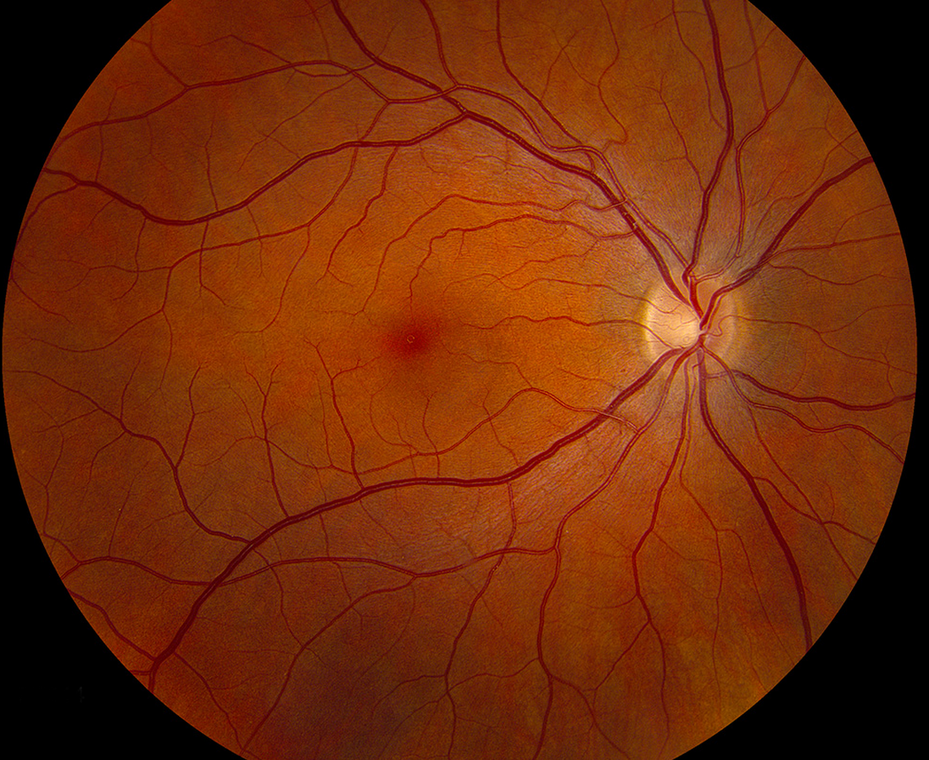
%> input picture PicsDawg/fundus3.png, 929 x 760 px, shrunk from 1096 x 896 before the run
$ octave ColorCircles.m   (GNU Octave 9; MATLAB toolbox functions it lacks are replaced by stand-ins)
%> lines starting %> are read from the running program, lines starting %| are printed output that depends on the picture; in (x1, y1, x2, y2) boxes, pixels count from 0 and x2, y2 are one past the last pixel; in counts of white or black regions, pixels touching at a corner belong together; the program's own positions count from 1
figure,
img = imread('fundus3.png');
%> img is the input picture: size 760x929x3 uint8; mean R, G, B 112.5, 43.7, 9.8
imshow(img);
gray = rgb2gray(img);
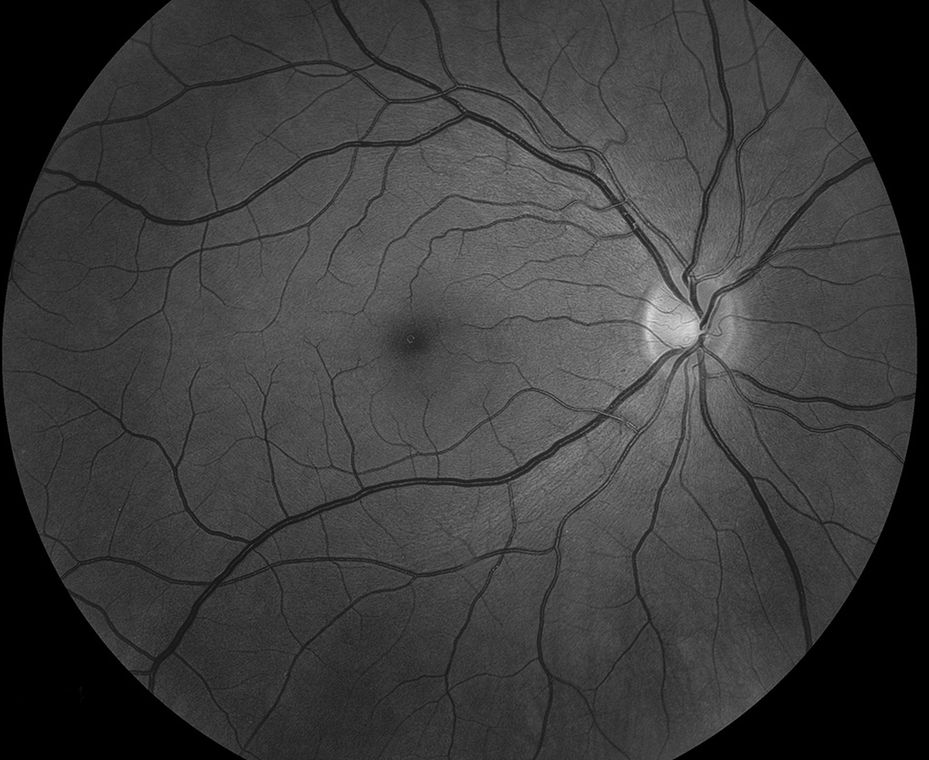
%> gray: size 760x929 uint8; min 0, max 226, mean 60.4
J = imadjust(gray);
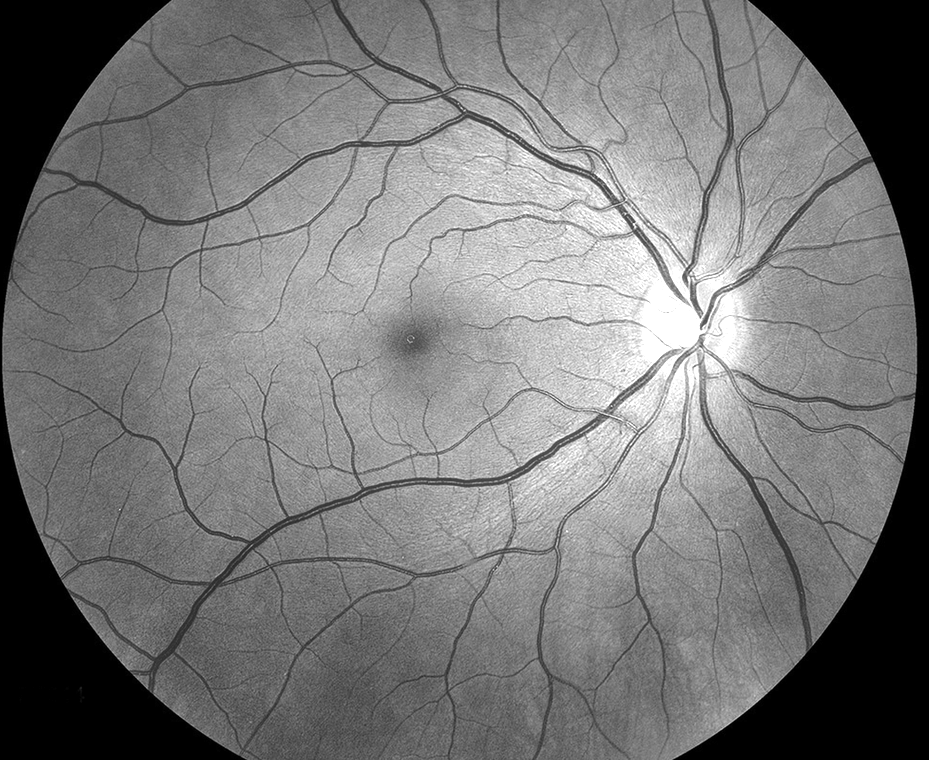
%> J: size 760x929 uint8; min 0, max 255, mean 119
im = im2bw(img);
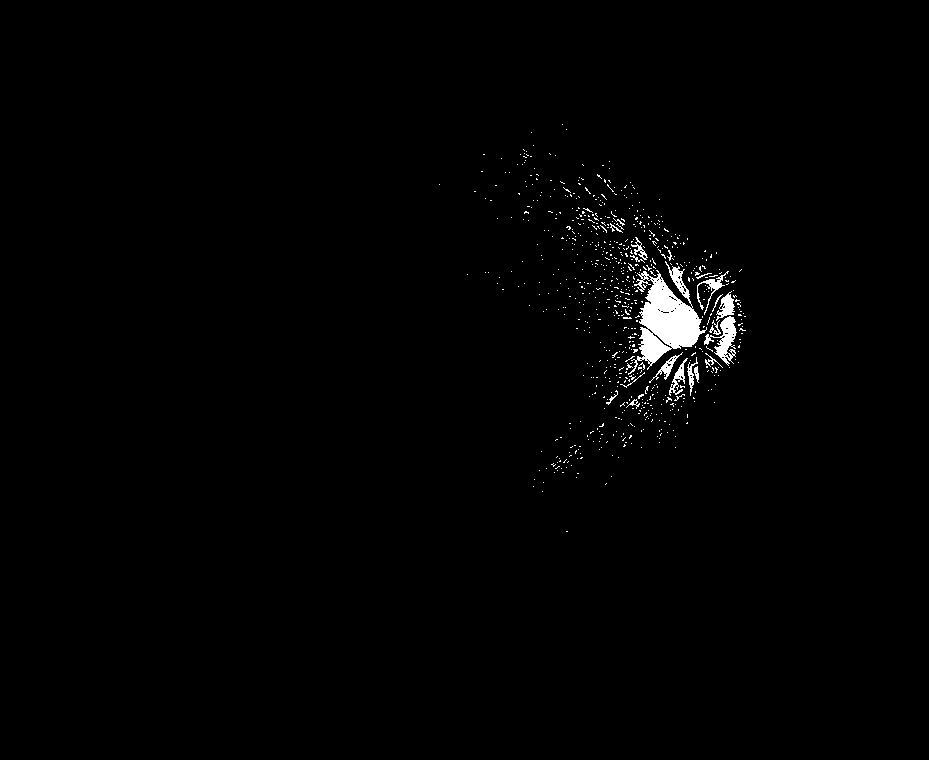
%> im: size 760x929 logical; 1.1% white; 730 white regions (710 under 20 px), largest, box (x1, y1, x2, y2) and area: (628, 261, 707, 375) 3748, (704, 316, 737, 366) 640, (716, 291, 735, 321) 265

redPlane = img(:, :, 1);
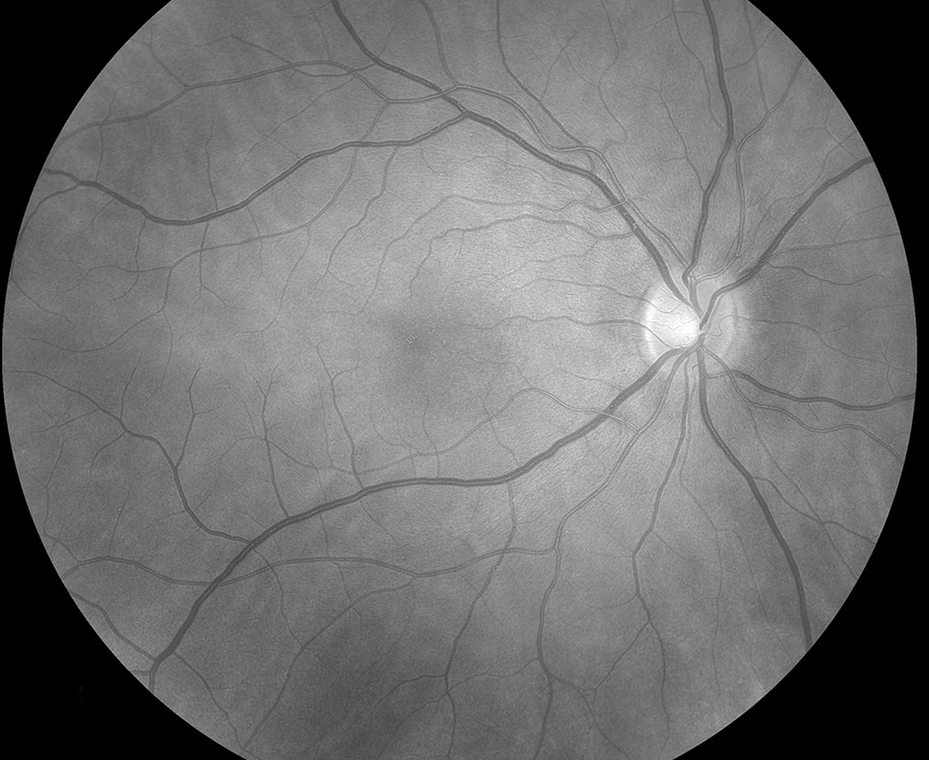
%> redPlane: size 760x929 uint8; min 0, max 255, mean 112.5
greenPlane = img(:, :, 2);
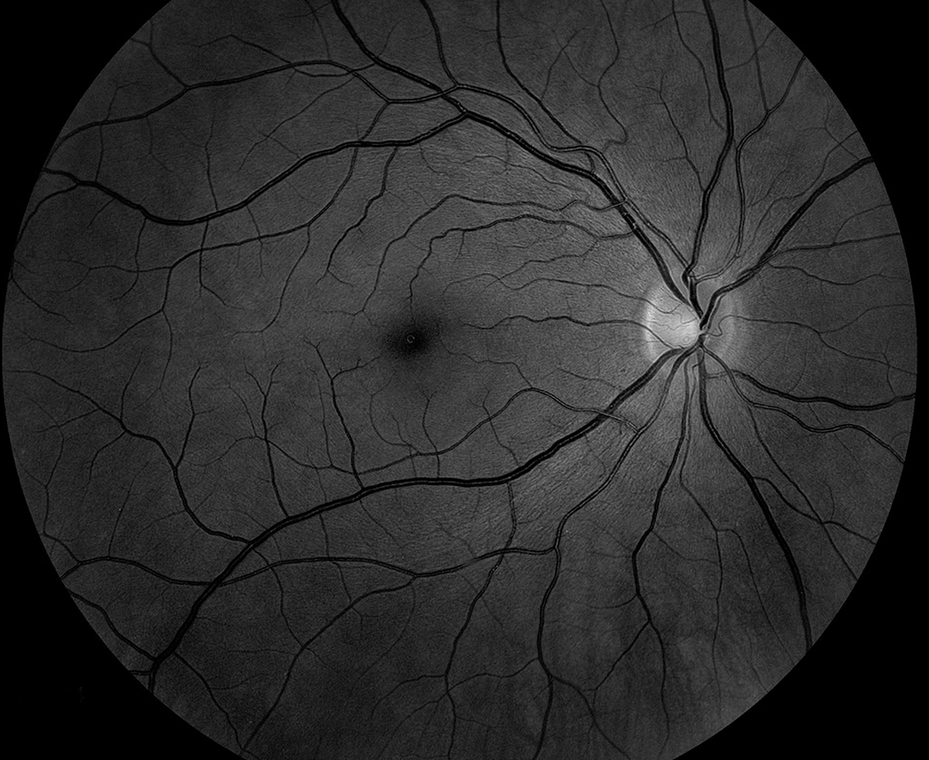
%> greenPlane: size 760x929 uint8; min 0, max 229, mean 43.7
bluePlane = img(:, :, 3);
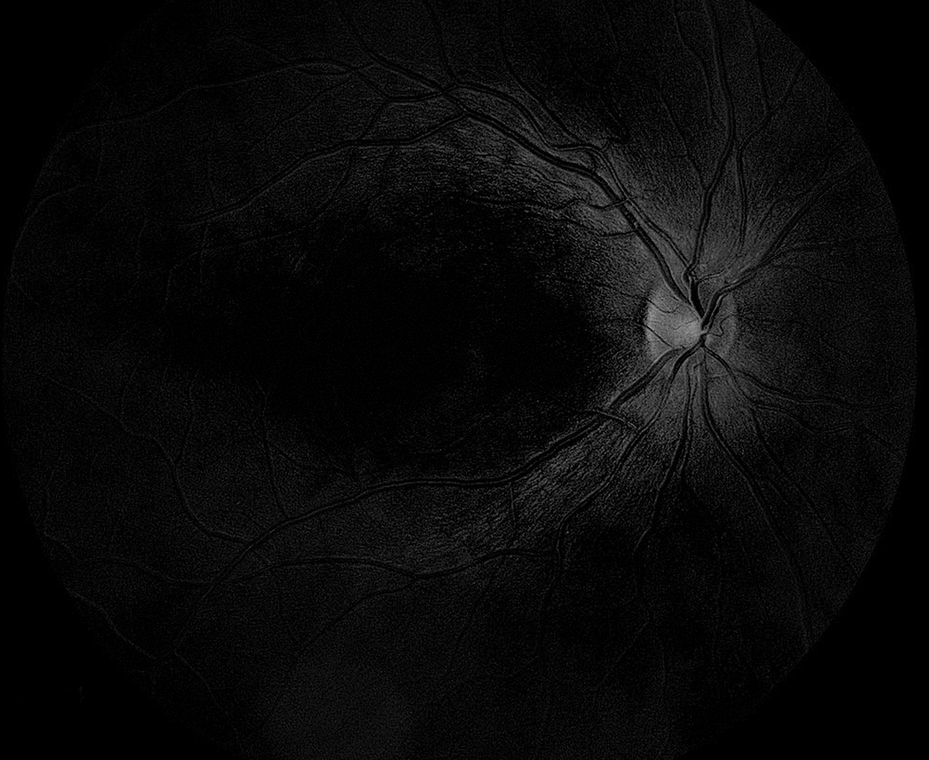
%> bluePlane: size 760x929 uint8; min 0, max 170, mean 9.8

subplot(4,3,1);
imshow(redPlane);

subplot(4,3,2);
imshow(greenPlane);

%> (the run ends here)

$ run again, with PicsDawg/fundus2.png copied over PicsDawg/fundus3.png
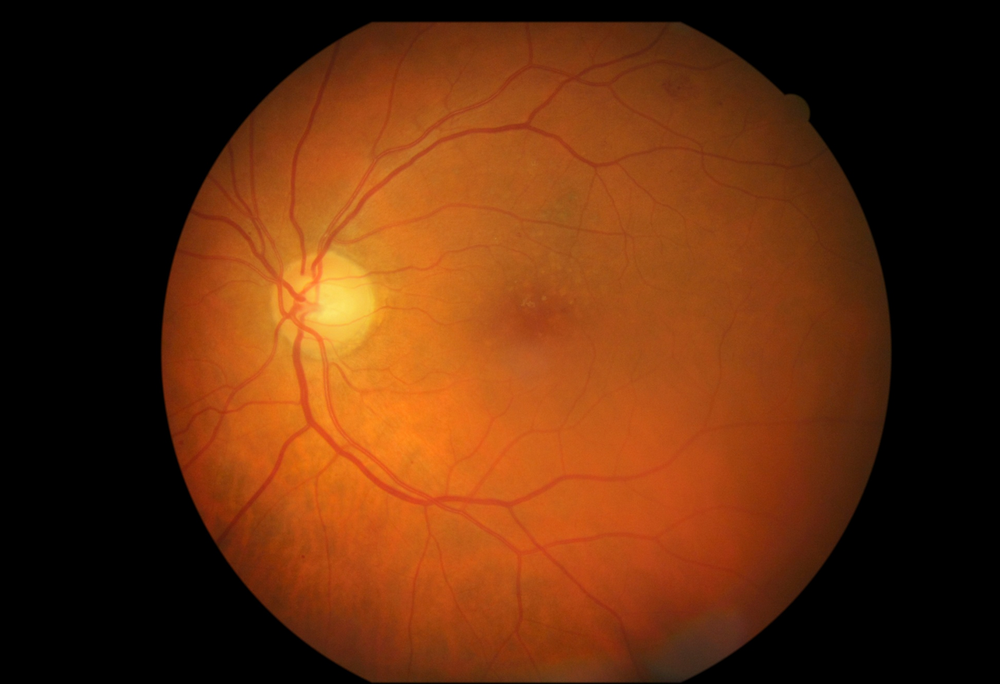
%> input picture PicsDawg/fundus2.png, 1000 x 684 px, shrunk from 1372 x 938 before the run
%> img is the input picture: size 684x1000x3 uint8; mean R, G, B 95.5, 44.4, 13
%> `im = im2bw(img);`:
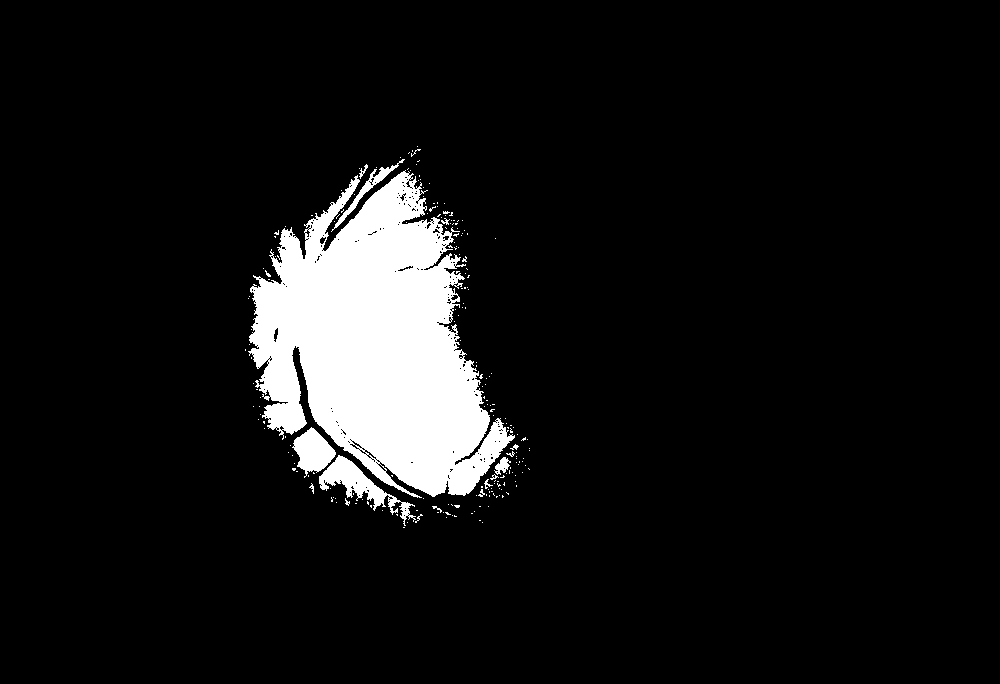
%> im: size 684x1000 logical; 8% white; 218 white regions (204 under 20 px), largest, box (x1, y1, x2, y2) and area: (248, 170, 515, 498) 50430, (319, 455, 416, 526) 1775, (292, 427, 336, 478) 1243
%> `bluePlane = img(:, :, 3);`:
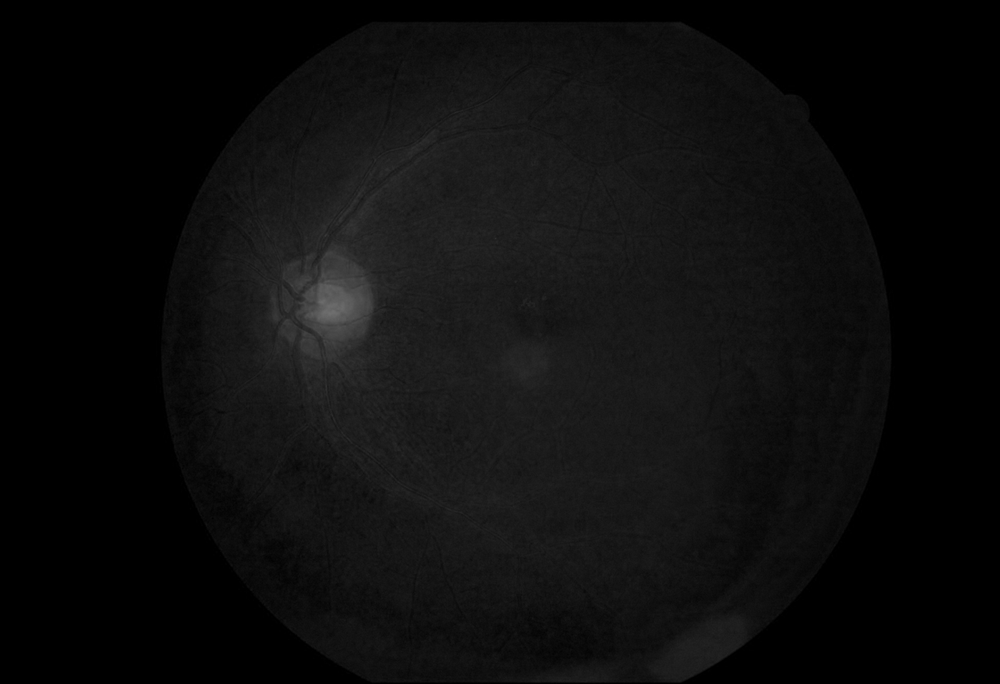
%> bluePlane: size 684x1000 uint8; min 0, max 112, mean 13

$ run again, with PicsDawg/fundus4.png copied over PicsDawg/fundus3.png
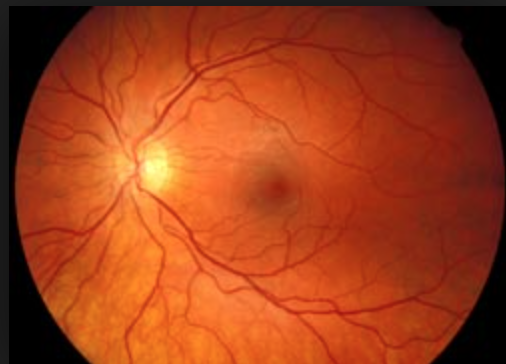
%> input picture PicsDawg/fundus4.png, 506 x 364 px
%> img is the input picture: size 364x506x3 uint8; mean R, G, B 158.2, 62.5, 26.9
%> `im = im2bw(img);`:
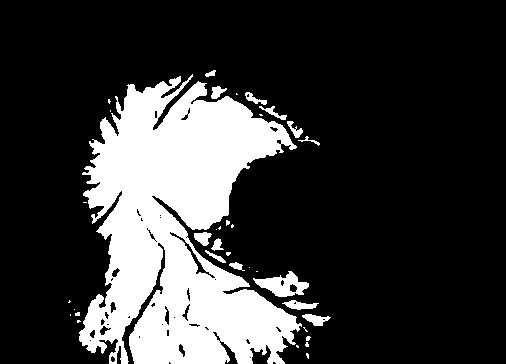
%> im: size 364x506 logical; 22.2% white; 36 white regions (22 under 20 px), largest, box (x1, y1, x2, y2) and area: (79, 74, 302, 364) 38637, (253, 271, 309, 297) 731, (282, 300, 319, 310) 202
%> `bluePlane = img(:, :, 3);`:
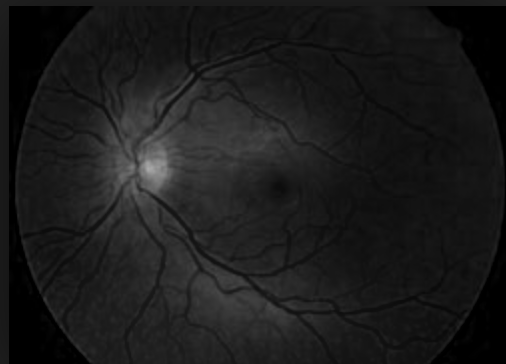
%> bluePlane: size 364x506 uint8; min 0, max 171, mean 26.9
